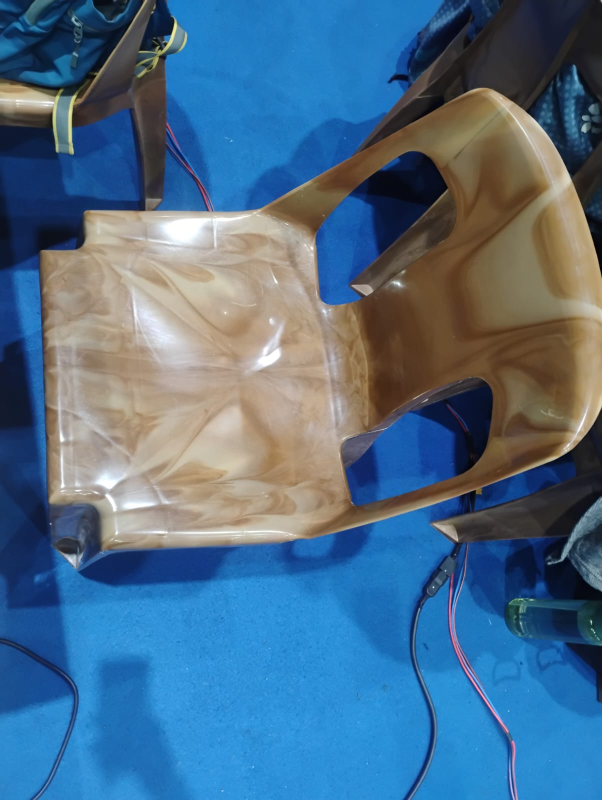
#> input picture ai-service/test_images/chair.jpeg, 1204 x 1600 px (shown at 1/2 size)
$ python upload_to_roboflow.py
#> lines starting #> are read from the running program, lines starting #| are printed output that depends on the picture
"""
Upload the 4 real campus images to each Roboflow project for retraining.
Uses Roboflow Upload API to add images to the dataset.
"""
import httpx, asyncio, base64, io, os
from PIL import Image

API_KEY   = "S5QTYQOzlXL1szrJO7A4"
WORKSPACE = "nishits-workspace-hsyvy"

# Projects to upload to
PROJECTS = {
    "furniture-detection-qiufc": {
        "images": ["test_images/chair.jpeg", "test_images/dustbin.jpeg", "test_images/dispenser.jpeg"],
        "split": "train",
    },
    "electrical-appliance": {
        "images": ["test_images/socket.jpeg"],
        "split": "train",
    },
    "pothole-voxrl": {
        "images": [],  # no pothole images in this batch
        "split": "train",
    },
}

def load_jpeg_b64(path: str) -> str:
#> called with path = 'test_images/chair.jpeg'
    with open(path, "rb") as f:
        raw = f.read()
    img = Image.open(io.BytesIO(raw)).convert("RGB")
#> img is the input picture: PIL image 1204x1600 RGB; mean R, G, B 76.5, 108.7, 136.3
    img.thumbnail((640, 640), Image.LANCZOS)
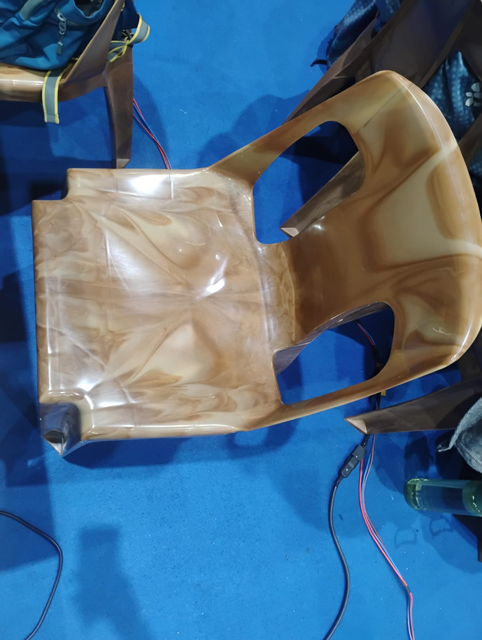
#> img: PIL image 482x640 RGB; mean R, G, B 76.5, 108.7, 136.3
    buf = io.BytesIO()
    img.save(buf, format="JPEG", quality=90)
    return base64.b64encode(buf.getvalue()).decode()

async def upload_image(project_id: str, img_path: str, split: str) -> tuple:
    b64 = load_jpeg_b64(img_path)
    name = os.path.basename(img_path)
#> (the run stopped early here; a loop or call above may not have finished)
